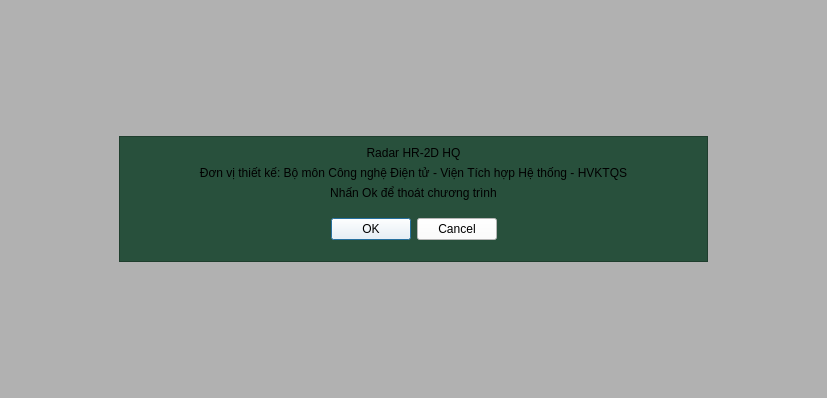
<?xml version="1.0" encoding="UTF-8"?>
<ui version="4.0">
 <class>OnExitDialog</class>
 <widget class="QDialog" name="OnExitDialog">
  <property name="geometry">
   <rect>
    <x>0</x>
    <y>0</y>
    <width>827</width>
    <height>398</height>
   </rect>
  </property>
  <property name="palette">
   <palette>
    <active>
     <colorrole role="WindowText">
      <brush brushstyle="SolidPattern">
       <color alpha="255">
        <red>255</red>
        <green>255</green>
        <blue>255</blue>
       </color>
      </brush>
     </colorrole>
     <colorrole role="Button">
      <brush brushstyle="SolidPattern">
       <color alpha="150">
        <red>122</red>
        <green>122</green>
        <blue>122</blue>
       </color>
      </brush>
     </colorrole>
     <colorrole role="Light">
      <brush brushstyle="SolidPattern">
       <color alpha="150">
        <red>183</red>
        <green>183</green>
        <blue>183</blue>
       </color>
      </brush>
     </colorrole>
     <colorrole role="Midlight">
      <brush brushstyle="SolidPattern">
       <color alpha="150">
        <red>152</red>
        <green>152</green>
        <blue>152</blue>
       </color>
      </brush>
     </colorrole>
     <colorrole role="Dark">
      <brush brushstyle="SolidPattern">
       <color alpha="150">
        <red>61</red>
        <green>61</green>
        <blue>61</blue>
       </color>
      </brush>
     </colorrole>
     <colorrole role="Mid">
      <brush brushstyle="SolidPattern">
       <color alpha="150">
        <red>81</red>
        <green>81</green>
        <blue>81</blue>
       </color>
      </brush>
     </colorrole>
     <colorrole role="Text">
      <brush brushstyle="SolidPattern">
       <color alpha="255">
        <red>255</red>
        <green>255</green>
        <blue>255</blue>
       </color>
      </brush>
     </colorrole>
     <colorrole role="BrightText">
      <brush brushstyle="SolidPattern">
       <color alpha="255">
        <red>255</red>
        <green>255</green>
        <blue>255</blue>
       </color>
      </brush>
     </colorrole>
     <colorrole role="ButtonText">
      <brush brushstyle="SolidPattern">
       <color alpha="255">
        <red>255</red>
        <green>255</green>
        <blue>255</blue>
       </color>
      </brush>
     </colorrole>
     <colorrole role="Base">
      <brush brushstyle="SolidPattern">
       <color alpha="255">
        <red>0</red>
        <green>0</green>
        <blue>0</blue>
       </color>
      </brush>
     </colorrole>
     <colorrole role="Window">
      <brush brushstyle="SolidPattern">
       <color alpha="150">
        <red>122</red>
        <green>122</green>
        <blue>122</blue>
       </color>
      </brush>
     </colorrole>
     <colorrole role="Shadow">
      <brush brushstyle="SolidPattern">
       <color alpha="255">
        <red>0</red>
        <green>0</green>
        <blue>0</blue>
       </color>
      </brush>
     </colorrole>
     <colorrole role="AlternateBase">
      <brush brushstyle="SolidPattern">
       <color alpha="202">
        <red>61</red>
        <green>61</green>
        <blue>61</blue>
       </color>
      </brush>
     </colorrole>
     <colorrole role="ToolTipBase">
      <brush brushstyle="SolidPattern">
       <color alpha="255">
        <red>255</red>
        <green>255</green>
        <blue>220</blue>
       </color>
      </brush>
     </colorrole>
     <colorrole role="ToolTipText">
      <brush brushstyle="SolidPattern">
       <color alpha="255">
        <red>0</red>
        <green>0</green>
        <blue>0</blue>
       </color>
      </brush>
     </colorrole>
    </active>
    <inactive>
     <colorrole role="WindowText">
      <brush brushstyle="SolidPattern">
       <color alpha="255">
        <red>255</red>
        <green>255</green>
        <blue>255</blue>
       </color>
      </brush>
     </colorrole>
     <colorrole role="Button">
      <brush brushstyle="SolidPattern">
       <color alpha="150">
        <red>122</red>
        <green>122</green>
        <blue>122</blue>
       </color>
      </brush>
     </colorrole>
     <colorrole role="Light">
      <brush brushstyle="SolidPattern">
       <color alpha="150">
        <red>183</red>
        <green>183</green>
        <blue>183</blue>
       </color>
      </brush>
     </colorrole>
     <colorrole role="Midlight">
      <brush brushstyle="SolidPattern">
       <color alpha="150">
        <red>152</red>
        <green>152</green>
        <blue>152</blue>
       </color>
      </brush>
     </colorrole>
     <colorrole role="Dark">
      <brush brushstyle="SolidPattern">
       <color alpha="150">
        <red>61</red>
        <green>61</green>
        <blue>61</blue>
       </color>
      </brush>
     </colorrole>
     <colorrole role="Mid">
      <brush brushstyle="SolidPattern">
       <color alpha="150">
        <red>81</red>
        <green>81</green>
        <blue>81</blue>
       </color>
      </brush>
     </colorrole>
     <colorrole role="Text">
      <brush brushstyle="SolidPattern">
       <color alpha="255">
        <red>255</red>
        <green>255</green>
        <blue>255</blue>
       </color>
      </brush>
     </colorrole>
     <colorrole role="BrightText">
      <brush brushstyle="SolidPattern">
       <color alpha="255">
        <red>255</red>
        <green>255</green>
        <blue>255</blue>
       </color>
      </brush>
     </colorrole>
     <colorrole role="ButtonText">
      <brush brushstyle="SolidPattern">
       <color alpha="255">
        <red>255</red>
        <green>255</green>
        <blue>255</blue>
       </color>
      </brush>
     </colorrole>
     <colorrole role="Base">
      <brush brushstyle="SolidPattern">
       <color alpha="255">
        <red>0</red>
        <green>0</green>
        <blue>0</blue>
       </color>
      </brush>
     </colorrole>
     <colorrole role="Window">
      <brush brushstyle="SolidPattern">
       <color alpha="150">
        <red>122</red>
        <green>122</green>
        <blue>122</blue>
       </color>
      </brush>
     </colorrole>
     <colorrole role="Shadow">
      <brush brushstyle="SolidPattern">
       <color alpha="255">
        <red>0</red>
        <green>0</green>
        <blue>0</blue>
       </color>
      </brush>
     </colorrole>
     <colorrole role="AlternateBase">
      <brush brushstyle="SolidPattern">
       <color alpha="202">
        <red>61</red>
        <green>61</green>
        <blue>61</blue>
       </color>
      </brush>
     </colorrole>
     <colorrole role="ToolTipBase">
      <brush brushstyle="SolidPattern">
       <color alpha="255">
        <red>255</red>
        <green>255</green>
        <blue>220</blue>
       </color>
      </brush>
     </colorrole>
     <colorrole role="ToolTipText">
      <brush brushstyle="SolidPattern">
       <color alpha="255">
        <red>0</red>
        <green>0</green>
        <blue>0</blue>
       </color>
      </brush>
     </colorrole>
    </inactive>
    <disabled>
     <colorrole role="WindowText">
      <brush brushstyle="SolidPattern">
       <color alpha="150">
        <red>61</red>
        <green>61</green>
        <blue>61</blue>
       </color>
      </brush>
     </colorrole>
     <colorrole role="Button">
      <brush brushstyle="SolidPattern">
       <color alpha="150">
        <red>122</red>
        <green>122</green>
        <blue>122</blue>
       </color>
      </brush>
     </colorrole>
     <colorrole role="Light">
      <brush brushstyle="SolidPattern">
       <color alpha="150">
        <red>183</red>
        <green>183</green>
        <blue>183</blue>
       </color>
      </brush>
     </colorrole>
     <colorrole role="Midlight">
      <brush brushstyle="SolidPattern">
       <color alpha="150">
        <red>152</red>
        <green>152</green>
        <blue>152</blue>
       </color>
      </brush>
     </colorrole>
     <colorrole role="Dark">
      <brush brushstyle="SolidPattern">
       <color alpha="150">
        <red>61</red>
        <green>61</green>
        <blue>61</blue>
       </color>
      </brush>
     </colorrole>
     <colorrole role="Mid">
      <brush brushstyle="SolidPattern">
       <color alpha="150">
        <red>81</red>
        <green>81</green>
        <blue>81</blue>
       </color>
      </brush>
     </colorrole>
     <colorrole role="Text">
      <brush brushstyle="SolidPattern">
       <color alpha="150">
        <red>61</red>
        <green>61</green>
        <blue>61</blue>
       </color>
      </brush>
     </colorrole>
     <colorrole role="BrightText">
      <brush brushstyle="SolidPattern">
       <color alpha="255">
        <red>255</red>
        <green>255</green>
        <blue>255</blue>
       </color>
      </brush>
     </colorrole>
     <colorrole role="ButtonText">
      <brush brushstyle="SolidPattern">
       <color alpha="150">
        <red>61</red>
        <green>61</green>
        <blue>61</blue>
       </color>
      </brush>
     </colorrole>
     <colorrole role="Base">
      <brush brushstyle="SolidPattern">
       <color alpha="150">
        <red>122</red>
        <green>122</green>
        <blue>122</blue>
       </color>
      </brush>
     </colorrole>
     <colorrole role="Window">
      <brush brushstyle="SolidPattern">
       <color alpha="150">
        <red>122</red>
        <green>122</green>
        <blue>122</blue>
       </color>
      </brush>
     </colorrole>
     <colorrole role="Shadow">
      <brush brushstyle="SolidPattern">
       <color alpha="255">
        <red>0</red>
        <green>0</green>
        <blue>0</blue>
       </color>
      </brush>
     </colorrole>
     <colorrole role="AlternateBase">
      <brush brushstyle="SolidPattern">
       <color alpha="150">
        <red>122</red>
        <green>122</green>
        <blue>122</blue>
       </color>
      </brush>
     </colorrole>
     <colorrole role="ToolTipBase">
      <brush brushstyle="SolidPattern">
       <color alpha="255">
        <red>255</red>
        <green>255</green>
        <blue>220</blue>
       </color>
      </brush>
     </colorrole>
     <colorrole role="ToolTipText">
      <brush brushstyle="SolidPattern">
       <color alpha="255">
        <red>0</red>
        <green>0</green>
        <blue>0</blue>
       </color>
      </brush>
     </colorrole>
    </disabled>
   </palette>
  </property>
  <property name="windowTitle">
   <string>Thoát chương trình</string>
  </property>
  <property name="windowIcon">
   <iconset resource="media.qrc">
    <normaloff>:/icon/icon/isi logo.ico</normaloff>:/icon/icon/isi logo.ico</iconset>
  </property>
  <property name="windowOpacity">
   <double>0.950000000000000</double>
  </property>
  <layout class="QGridLayout" name="gridLayout">
   <item row="1" column="0">
    <spacer name="horizontalSpacer">
     <property name="orientation">
      <enum>Qt::Horizontal</enum>
     </property>
     <property name="sizeHint" stdset="0">
      <size>
       <width>40</width>
       <height>20</height>
      </size>
     </property>
    </spacer>
   </item>
   <item row="1" column="2">
    <spacer name="horizontalSpacer_2">
     <property name="orientation">
      <enum>Qt::Horizontal</enum>
     </property>
     <property name="sizeHint" stdset="0">
      <size>
       <width>40</width>
       <height>20</height>
      </size>
     </property>
    </spacer>
   </item>
   <item row="3" column="1">
    <spacer name="verticalSpacer">
     <property name="orientation">
      <enum>Qt::Vertical</enum>
     </property>
     <property name="sizeHint" stdset="0">
      <size>
       <width>20</width>
       <height>40</height>
      </size>
     </property>
    </spacer>
   </item>
   <item row="0" column="1">
    <spacer name="verticalSpacer_2">
     <property name="orientation">
      <enum>Qt::Vertical</enum>
     </property>
     <property name="sizeHint" stdset="0">
      <size>
       <width>20</width>
       <height>40</height>
      </size>
     </property>
    </spacer>
   </item>
   <item row="1" column="1">
    <widget class="QFrame" name="frame">
     <property name="palette">
      <palette>
       <active>
        <colorrole role="WindowText">
         <brush brushstyle="SolidPattern">
          <color alpha="255">
           <red>255</red>
           <green>255</green>
           <blue>255</blue>
          </color>
         </brush>
        </colorrole>
        <colorrole role="Button">
         <brush brushstyle="SolidPattern">
          <color alpha="255">
           <red>40</red>
           <green>80</green>
           <blue>60</blue>
          </color>
         </brush>
        </colorrole>
        <colorrole role="Light">
         <brush brushstyle="SolidPattern">
          <color alpha="255">
           <red>0</red>
           <green>0</green>
           <blue>0</blue>
          </color>
         </brush>
        </colorrole>
        <colorrole role="Midlight">
         <brush brushstyle="SolidPattern">
          <color alpha="255">
           <red>0</red>
           <green>0</green>
           <blue>0</blue>
          </color>
         </brush>
        </colorrole>
        <colorrole role="Dark">
         <brush brushstyle="SolidPattern">
          <color alpha="255">
           <red>0</red>
           <green>0</green>
           <blue>0</blue>
          </color>
         </brush>
        </colorrole>
        <colorrole role="Mid">
         <brush brushstyle="SolidPattern">
          <color alpha="255">
           <red>0</red>
           <green>0</green>
           <blue>0</blue>
          </color>
         </brush>
        </colorrole>
        <colorrole role="Text">
         <brush brushstyle="SolidPattern">
          <color alpha="255">
           <red>255</red>
           <green>255</green>
           <blue>255</blue>
          </color>
         </brush>
        </colorrole>
        <colorrole role="BrightText">
         <brush brushstyle="SolidPattern">
          <color alpha="255">
           <red>255</red>
           <green>255</green>
           <blue>255</blue>
          </color>
         </brush>
        </colorrole>
        <colorrole role="ButtonText">
         <brush brushstyle="SolidPattern">
          <color alpha="255">
           <red>255</red>
           <green>255</green>
           <blue>255</blue>
          </color>
         </brush>
        </colorrole>
        <colorrole role="Base">
         <brush brushstyle="SolidPattern">
          <color alpha="255">
           <red>40</red>
           <green>80</green>
           <blue>60</blue>
          </color>
         </brush>
        </colorrole>
        <colorrole role="Window">
         <brush brushstyle="SolidPattern">
          <color alpha="255">
           <red>40</red>
           <green>80</green>
           <blue>60</blue>
          </color>
         </brush>
        </colorrole>
        <colorrole role="Shadow">
         <brush brushstyle="SolidPattern">
          <color alpha="255">
           <red>0</red>
           <green>0</green>
           <blue>0</blue>
          </color>
         </brush>
        </colorrole>
        <colorrole role="AlternateBase">
         <brush brushstyle="SolidPattern">
          <color alpha="255">
           <red>0</red>
           <green>0</green>
           <blue>0</blue>
          </color>
         </brush>
        </colorrole>
        <colorrole role="ToolTipBase">
         <brush brushstyle="SolidPattern">
          <color alpha="255">
           <red>255</red>
           <green>255</green>
           <blue>220</blue>
          </color>
         </brush>
        </colorrole>
        <colorrole role="ToolTipText">
         <brush brushstyle="SolidPattern">
          <color alpha="255">
           <red>0</red>
           <green>0</green>
           <blue>0</blue>
          </color>
         </brush>
        </colorrole>
       </active>
       <inactive>
        <colorrole role="WindowText">
         <brush brushstyle="SolidPattern">
          <color alpha="255">
           <red>255</red>
           <green>255</green>
           <blue>255</blue>
          </color>
         </brush>
        </colorrole>
        <colorrole role="Button">
         <brush brushstyle="SolidPattern">
          <color alpha="255">
           <red>40</red>
           <green>80</green>
           <blue>60</blue>
          </color>
         </brush>
        </colorrole>
        <colorrole role="Light">
         <brush brushstyle="SolidPattern">
          <color alpha="255">
           <red>0</red>
           <green>0</green>
           <blue>0</blue>
          </color>
         </brush>
        </colorrole>
        <colorrole role="Midlight">
         <brush brushstyle="SolidPattern">
          <color alpha="255">
           <red>0</red>
           <green>0</green>
           <blue>0</blue>
          </color>
         </brush>
        </colorrole>
        <colorrole role="Dark">
         <brush brushstyle="SolidPattern">
          <color alpha="255">
           <red>0</red>
           <green>0</green>
           <blue>0</blue>
          </color>
         </brush>
        </colorrole>
        <colorrole role="Mid">
         <brush brushstyle="SolidPattern">
          <color alpha="255">
           <red>0</red>
           <green>0</green>
           <blue>0</blue>
          </color>
         </brush>
        </colorrole>
        <colorrole role="Text">
         <brush brushstyle="SolidPattern">
          <color alpha="255">
           <red>255</red>
           <green>255</green>
           <blue>255</blue>
          </color>
         </brush>
        </colorrole>
        <colorrole role="BrightText">
         <brush brushstyle="SolidPattern">
          <color alpha="255">
           <red>255</red>
           <green>255</green>
           <blue>255</blue>
          </color>
         </brush>
        </colorrole>
        <colorrole role="ButtonText">
         <brush brushstyle="SolidPattern">
          <color alpha="255">
           <red>255</red>
           <green>255</green>
           <blue>255</blue>
          </color>
         </brush>
        </colorrole>
        <colorrole role="Base">
         <brush brushstyle="SolidPattern">
          <color alpha="255">
           <red>40</red>
           <green>80</green>
           <blue>60</blue>
          </color>
         </brush>
        </colorrole>
        <colorrole role="Window">
         <brush brushstyle="SolidPattern">
          <color alpha="255">
           <red>40</red>
           <green>80</green>
           <blue>60</blue>
          </color>
         </brush>
        </colorrole>
        <colorrole role="Shadow">
         <brush brushstyle="SolidPattern">
          <color alpha="255">
           <red>0</red>
           <green>0</green>
           <blue>0</blue>
          </color>
         </brush>
        </colorrole>
        <colorrole role="AlternateBase">
         <brush brushstyle="SolidPattern">
          <color alpha="255">
           <red>0</red>
           <green>0</green>
           <blue>0</blue>
          </color>
         </brush>
        </colorrole>
        <colorrole role="ToolTipBase">
         <brush brushstyle="SolidPattern">
          <color alpha="255">
           <red>255</red>
           <green>255</green>
           <blue>220</blue>
          </color>
         </brush>
        </colorrole>
        <colorrole role="ToolTipText">
         <brush brushstyle="SolidPattern">
          <color alpha="255">
           <red>0</red>
           <green>0</green>
           <blue>0</blue>
          </color>
         </brush>
        </colorrole>
       </inactive>
       <disabled>
        <colorrole role="WindowText">
         <brush brushstyle="SolidPattern">
          <color alpha="255">
           <red>0</red>
           <green>0</green>
           <blue>0</blue>
          </color>
         </brush>
        </colorrole>
        <colorrole role="Button">
         <brush brushstyle="SolidPattern">
          <color alpha="255">
           <red>40</red>
           <green>80</green>
           <blue>60</blue>
          </color>
         </brush>
        </colorrole>
        <colorrole role="Light">
         <brush brushstyle="SolidPattern">
          <color alpha="255">
           <red>0</red>
           <green>0</green>
           <blue>0</blue>
          </color>
         </brush>
        </colorrole>
        <colorrole role="Midlight">
         <brush brushstyle="SolidPattern">
          <color alpha="255">
           <red>0</red>
           <green>0</green>
           <blue>0</blue>
          </color>
         </brush>
        </colorrole>
        <colorrole role="Dark">
         <brush brushstyle="SolidPattern">
          <color alpha="255">
           <red>0</red>
           <green>0</green>
           <blue>0</blue>
          </color>
         </brush>
        </colorrole>
        <colorrole role="Mid">
         <brush brushstyle="SolidPattern">
          <color alpha="255">
           <red>0</red>
           <green>0</green>
           <blue>0</blue>
          </color>
         </brush>
        </colorrole>
        <colorrole role="Text">
         <brush brushstyle="SolidPattern">
          <color alpha="255">
           <red>0</red>
           <green>0</green>
           <blue>0</blue>
          </color>
         </brush>
        </colorrole>
        <colorrole role="BrightText">
         <brush brushstyle="SolidPattern">
          <color alpha="255">
           <red>255</red>
           <green>255</green>
           <blue>255</blue>
          </color>
         </brush>
        </colorrole>
        <colorrole role="ButtonText">
         <brush brushstyle="SolidPattern">
          <color alpha="255">
           <red>0</red>
           <green>0</green>
           <blue>0</blue>
          </color>
         </brush>
        </colorrole>
        <colorrole role="Base">
         <brush brushstyle="SolidPattern">
          <color alpha="255">
           <red>40</red>
           <green>80</green>
           <blue>60</blue>
          </color>
         </brush>
        </colorrole>
        <colorrole role="Window">
         <brush brushstyle="SolidPattern">
          <color alpha="255">
           <red>40</red>
           <green>80</green>
           <blue>60</blue>
          </color>
         </brush>
        </colorrole>
        <colorrole role="Shadow">
         <brush brushstyle="SolidPattern">
          <color alpha="255">
           <red>0</red>
           <green>0</green>
           <blue>0</blue>
          </color>
         </brush>
        </colorrole>
        <colorrole role="AlternateBase">
         <brush brushstyle="SolidPattern">
          <color alpha="255">
           <red>0</red>
           <green>0</green>
           <blue>0</blue>
          </color>
         </brush>
        </colorrole>
        <colorrole role="ToolTipBase">
         <brush brushstyle="SolidPattern">
          <color alpha="255">
           <red>255</red>
           <green>255</green>
           <blue>220</blue>
          </color>
         </brush>
        </colorrole>
        <colorrole role="ToolTipText">
         <brush brushstyle="SolidPattern">
          <color alpha="255">
           <red>0</red>
           <green>0</green>
           <blue>0</blue>
          </color>
         </brush>
        </colorrole>
       </disabled>
      </palette>
     </property>
     <property name="autoFillBackground">
      <bool>false</bool>
     </property>
     <property name="styleSheet">
      <string notr="true">background-color: rgb(40, 80, 60);</string>
     </property>
     <property name="frameShape">
      <enum>QFrame::StyledPanel</enum>
     </property>
     <property name="frameShadow">
      <enum>QFrame::Sunken</enum>
     </property>
     <layout class="QVBoxLayout" name="verticalLayout">
      <item>
       <widget class="QLabel" name="label_4">
        <property name="styleSheet">
         <string notr="true">font: 12pt &quot;MS Shell Dlg 2&quot;;</string>
        </property>
        <property name="text">
         <string>Radar HR-2D HQ</string>
        </property>
        <property name="alignment">
         <set>Qt::AlignCenter</set>
        </property>
       </widget>
      </item>
      <item>
       <widget class="QLabel" name="label">
        <property name="text">
         <string>Đơn vị thiết kế: Bộ môn Công nghệ Điện tử - Viện Tích hợp Hệ thống - HVKTQS</string>
        </property>
        <property name="alignment">
         <set>Qt::AlignCenter</set>
        </property>
       </widget>
      </item>
      <item>
       <widget class="QLabel" name="label_2">
        <property name="text">
         <string>Nhấn Ok để thoát chương trình</string>
        </property>
        <property name="alignment">
         <set>Qt::AlignCenter</set>
        </property>
       </widget>
      </item>
      <item>
       <widget class="QDialogButtonBox" name="buttonBox">
        <property name="sizePolicy">
         <sizepolicy hsizetype="Expanding" vsizetype="Expanding">
          <horstretch>0</horstretch>
          <verstretch>0</verstretch>
         </sizepolicy>
        </property>
        <property name="minimumSize">
         <size>
          <width>569</width>
          <height>0</height>
         </size>
        </property>
        <property name="styleSheet">
         <string notr="true">background-color: rgb(255, 255, 255);
font: 16pt &quot;MS Shell Dlg 2&quot;;</string>
        </property>
        <property name="orientation">
         <enum>Qt::Horizontal</enum>
        </property>
        <property name="standardButtons">
         <set>QDialogButtonBox::Cancel|QDialogButtonBox::Ok</set>
        </property>
        <property name="centerButtons">
         <bool>true</bool>
        </property>
       </widget>
      </item>
     </layout>
    </widget>
   </item>
  </layout>
 </widget>
 <resources>
  <include location="media.qrc"/>
 </resources>
 <connections>
  <connection>
   <sender>buttonBox</sender>
   <signal>accepted()</signal>
   <receiver>OnExitDialog</receiver>
   <slot>accept()</slot>
   <hints>
    <hint type="sourcelabel">
     <x>248</x>
     <y>254</y>
    </hint>
    <hint type="destinationlabel">
     <x>157</x>
     <y>274</y>
    </hint>
   </hints>
  </connection>
  <connection>
   <sender>buttonBox</sender>
   <signal>rejected()</signal>
   <receiver>OnExitDialog</receiver>
   <slot>reject()</slot>
   <hints>
    <hint type="sourcelabel">
     <x>316</x>
     <y>260</y>
    </hint>
    <hint type="destinationlabel">
     <x>286</x>
     <y>274</y>
    </hint>
   </hints>
  </connection>
 </connections>
</ui>
